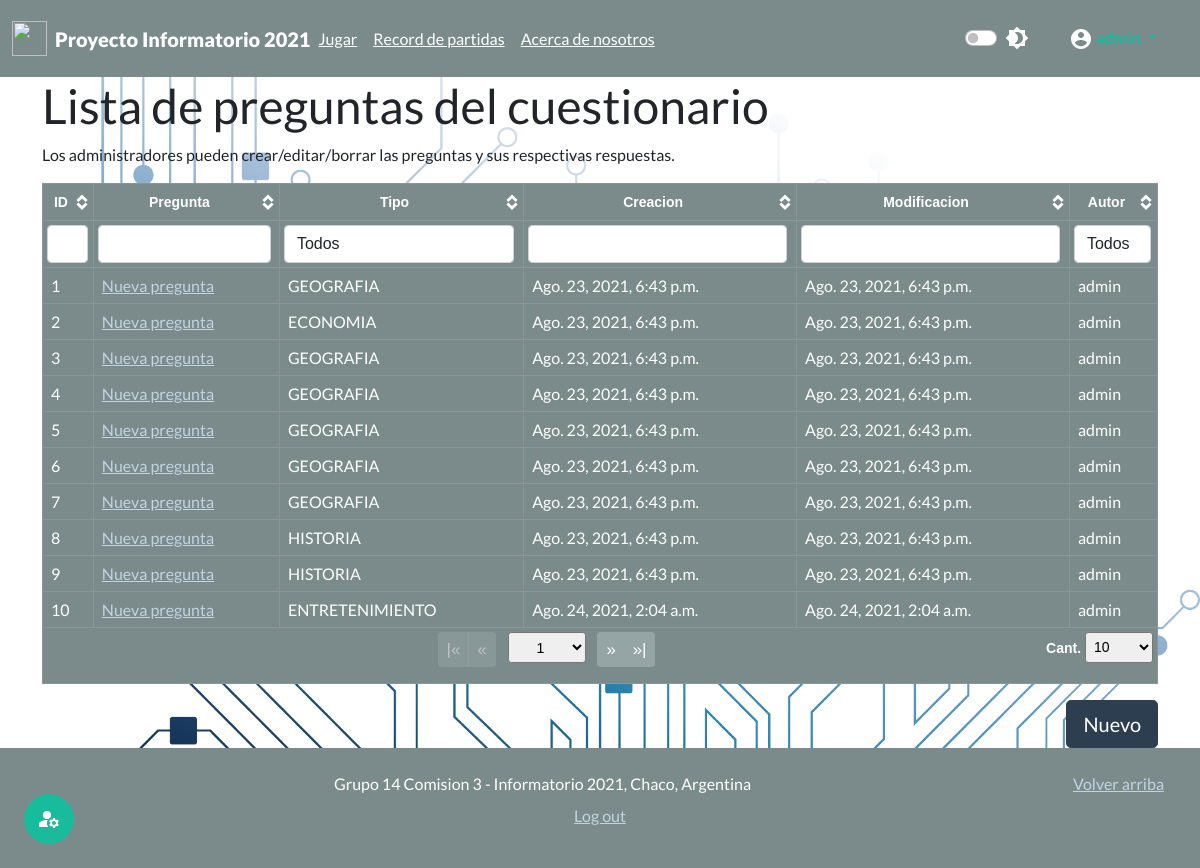
The app's page /useradmin/prg (signed in) with its own data.
### juego_chaco/models.py (models this page shows)
class Pregunta(models.Model):
    autor = models.ForeignKey(User, on_delete=models.CASCADE) #modificar mas adelante
    pregunta = models.CharField(max_length=500)
    clasificacion = models.CharField(max_length=30,choices=Clasificacion.choices,default=Clasificacion.GEOGRAFIA,)
    fecha_creacion = models.DateTimeField(auto_now_add=True, editable=False)
    fecha_modificacion = models.DateTimeField(auto_now=True)
    def __str__(self):
        return self.pregunta

### useradministrator/views.py (the view)
# urls.py: path('useradmin/<str:id>',views.mi_useradmin,name="mi_useradmin"),
@login_required(login_url="login")
@permission_required('authusuario.es_usuario_admin',raise_exception=True)
def mi_useradmin(request,id):
    sw={"prg":admin_cuestionarios,"usr":admin_usuarios,"act":admin_actividades}
    func= sw.get(id,"ERROR")
    if func != "ERROR":
        return func(request)
    raise Http404

### useradministrator/views.py (called while the page is built)
def admin_cuestionarios(request):
    lista_preguntas=Pregunta.objects.all()
    context={"cuestionario":lista_preguntas}
    return render(request,'admin/admin_cuestionarios.html',context)

### templates/admin/admin_cuestionarios.html (shortened to what this page needs)
{% extends 'base.html' %}
{% load static %}
{% block load_scr %}
<link href={% static 'css/theme.bootstrap_4.css' %} rel="stylesheet">
<link href={% static 'css/jquery.tablesorter.pager.css' %} rel="stylesheet">
{% endblock  %}
{% block content %}
<div class="container">
  <h1>Lista de preguntas del cuestionario</h2>
  <p>Los administradores pueden crear/editar/borrar las preguntas y sus respectivas respuestas.</p>
  <table class="table table-dark table-bordered table-hover table-responsive">
    <thead class="thead-dark text-center">
      <tr>
        <th>ID</th>
        <th>Pregunta</th>
        <th class="filter-select filter-exact" data-placeholder="Todos">Tipo</th>
        <th>Creacion</th>
        <th>Modificacion</th>
        <th class="filter-select filter-exact" data-placeholder="Todos">Autor</th>
    </thead>
    <tfoot class="text-center">
      <tr>
        <th colspan="7" class="ts-pager">
          <div class="form-inline">
            <div class="btn-group btn-group-sm mx-1" role="group">
              <button type="button" class="btn btn-secondary first" title="first">|&laquo;</button>
              <button type="button" class="btn btn-secondary prev" title="previous">&laquo;</button>
            </div>
            <select class="form-control-sm custom-select px-4 mx-1 pagenum" title="N° de página"></select>
            <div class="btn-group btn-group-sm mx-1" role="group">
              <button type="button" class="btn btn-secondary next" title="next">&raquo;</button>
              <button type="button" class="btn btn-secondary last" title="last">&raquo;|</button>
            </div>
            <p class="float-end">
              <a>Cant.</a>
              <select class="form-control-sm custom-select px-1 pagesize" title="Seleccione el tamaño de página">
                <option selected="selected" value="10">10</option>
              </select>
            </p>
          </div>
        </th>
      </tr>
    </tfoot>
    <tbody>
      {% for pregunta in cuestionario %}
        <tr>
        <td>{{pregunta.pk}}</td>
        <td><a href= {% url 'editar' 'ver' pregunta.pk %}>{{pregunta}}</a></td>
        <td>{{pregunta.clasificacion}}</td>
        <td>{{pregunta.fecha_creacion}}</td>
        <td>{{pregunta.fecha_modificacion}}</td>
        <td>{{pregunta.autor}}</td>
        </tr>
      {% endfor %}
    </tbody>
  </table>
  <div class="text-right" style="margin-top: auto;">
    <a href={% url 'editar' 'new' %} class="btn btn-lg btn-primary">Nuevo</a>
  </div>
</div>
{% endblock  %}

### Proyecto_InfoCh2021/static/css/main.css (style rules this page uses)
.text-right { text-align:right!important }

### templates/admin/admin_cuestionarios.html (style rules this page uses)
.tablesorter-pager .btn-group-sm .btn { font-size: 1.2em; }

### records on screen
Pregunta: pk "1", pregunta "Nueva pregunta", clasificacion "GEOGRAFIA", fecha_creacion "Ago. 23, 2021, 6:43 p.m.", fecha_modificacion "Ago. 23, 2021, 6:43 p.m.", autor "admin"
Pregunta: pk "2", pregunta "Nueva pregunta", clasificacion "ECONOMIA", fecha_creacion "Ago. 23, 2021, 6:43 p.m.", fecha_modificacion "Ago. 23, 2021, 6:43 p.m.", autor "admin"
Pregunta: pk "3", pregunta "Nueva pregunta", clasificacion "GEOGRAFIA", fecha_creacion "Ago. 23, 2021, 6:43 p.m.", fecha_modificacion "Ago. 23, 2021, 6:43 p.m.", autor "admin"
Pregunta: pk "4", pregunta "Nueva pregunta", clasificacion "GEOGRAFIA", fecha_creacion "Ago. 23, 2021, 6:43 p.m.", fecha_modificacion "Ago. 23, 2021, 6:43 p.m.", autor "admin"
Pregunta: pk "5", pregunta "Nueva pregunta", clasificacion "GEOGRAFIA", fecha_creacion "Ago. 23, 2021, 6:43 p.m.", fecha_modificacion "Ago. 23, 2021, 6:43 p.m.", autor "admin"
Pregunta: pk "6", pregunta "Nueva pregunta", clasificacion "GEOGRAFIA", fecha_creacion "Ago. 23, 2021, 6:43 p.m.", fecha_modificacion "Ago. 23, 2021, 6:43 p.m.", autor "admin"
Pregunta: pk "7", pregunta "Nueva pregunta", clasificacion "GEOGRAFIA", fecha_creacion "Ago. 23, 2021, 6:43 p.m.", fecha_modificacion "Ago. 23, 2021, 6:43 p.m.", autor "admin"
Pregunta: pk "8", pregunta "Nueva pregunta", clasificacion "HISTORIA", fecha_creacion "Ago. 23, 2021, 6:43 p.m.", fecha_modificacion "Ago. 23, 2021, 6:43 p.m.", autor "admin"
Pregunta: pk "9", pregunta "Nueva pregunta", clasificacion "HISTORIA", fecha_creacion "Ago. 23, 2021, 6:43 p.m.", fecha_modificacion "Ago. 23, 2021, 6:43 p.m.", autor "admin"
Pregunta: pk "10", pregunta "Nueva pregunta", clasificacion "ENTRETENIMIENTO", fecha_creacion "Ago. 24, 2021, 2:04 a.m.", fecha_modificacion "Ago. 24, 2021, 2:04 a.m.", autor "admin"
